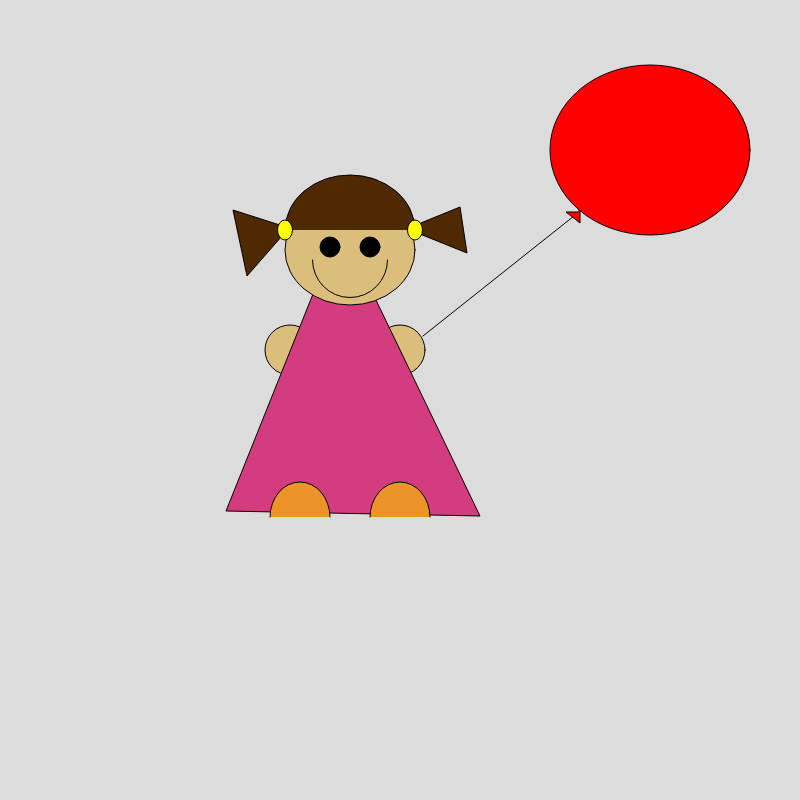
Frame 1 (no input)
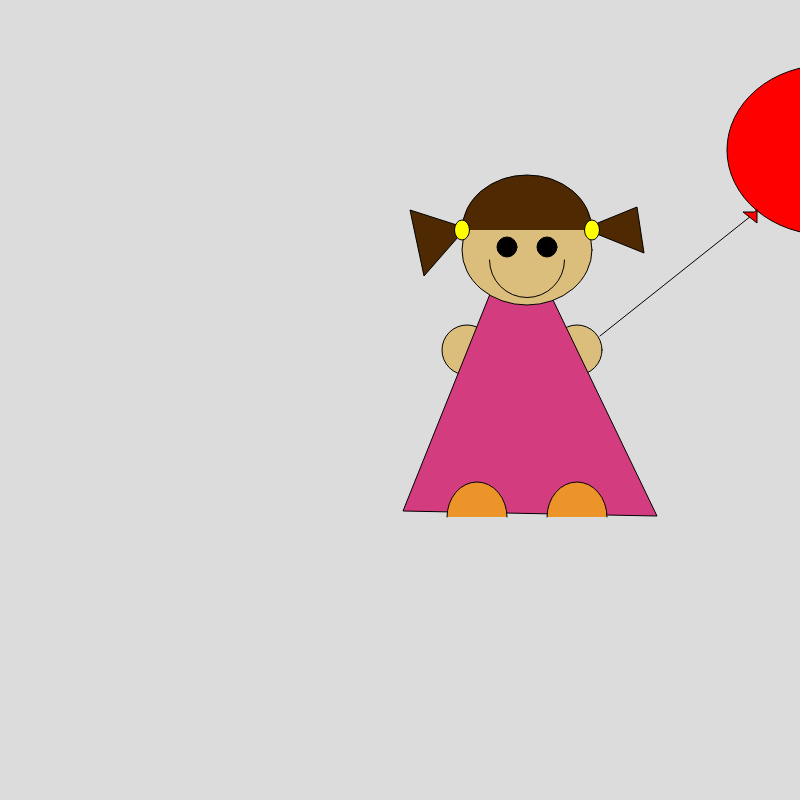
Frame 60 (no input)
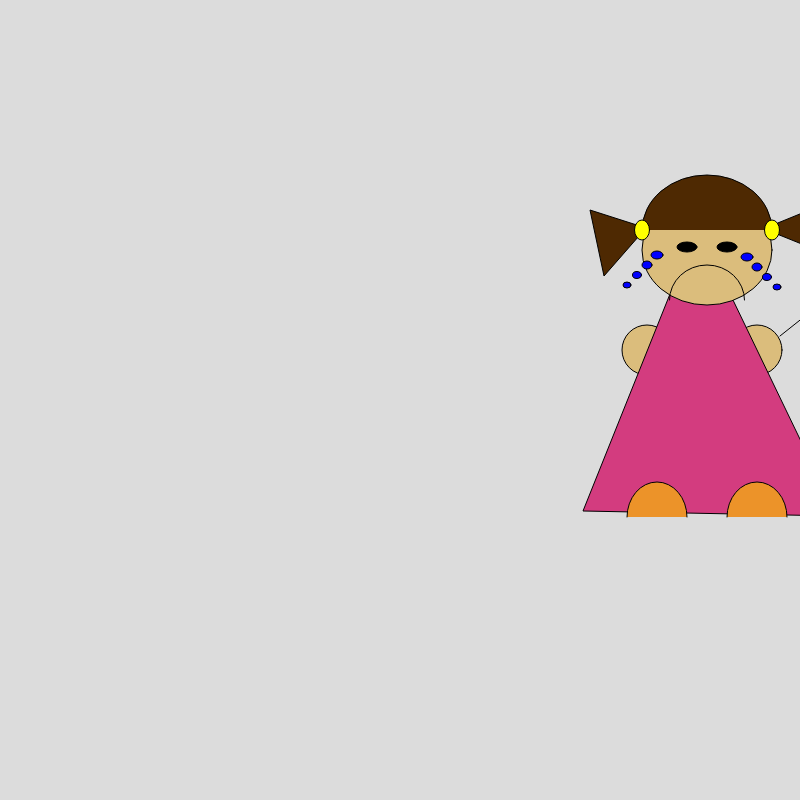
Frame 120 (the mouse pressed at the canvas centre since frame 60)

The p5.js sketch that drew these frames (run headless with seeded random() and noise() and a simulated clock; from frame 60 on, the mouse is pressed at the canvas centre):

// p5.js sketch
// ── sketch.js
// Reed Cavi's Rain Man

let x=0;

function setup() {
  createCanvas(800, 800);
}

function draw() {
  background(220);

  push();
translate(x,0);
  avatar();
  pop();
  x=x+3;
  if(x>width){
    x=-300;
  }

}

function avatar(){
  //hand
     fill(219, 189, 124);
     ellipse(290,350,50);
      fill(219, 189, 124);
     ellipse(400,350,50);

     line(423, 336,613, 185);
     fill('red');
     ellipse(650,150,200,170,50);
     quad(577,212,566,212,580,223,580,210);



     //body
     fill(211, 60, 127)
     quad(313,294,226,511,480,516,375,298);

      //foot
     fill(236, 147, 41)
      arc(400, 517, 60, 70, PI, 0);
      fill(236, 147, 41)
      arc(300, 517, 60, 70, PI, 0);


     //face


     fill(219, 189, 124);
     ellipse(350,250,130,110);

    if (mouseIsPressed) {
       fill('black');
     ellipse(330,247,20,10);
       fill('black');
     ellipse(370,247,20,10);
      fill('blue');
      ellipse(300,255,12,8);
      ellipse(290,265,10,8);
      ellipse(280,275,9,7);
      ellipse(270,285,8,6);
      ellipse(390,257,12,8);
      ellipse(400,267,10,8);
      ellipse(410,277,9,7);
      ellipse(420,287,8,6);


    } else {

     fill('black');
     ellipse(330,247,20,20);
       fill('black');
     ellipse(370,247,20,20);}

   if (mouseIsPressed) {
      noFill();
     arc(350, 300, 75, 70,PI,0);} else {

     noFill();
     arc(350, 260, 75, 75, 0,PI);}

     //hair
     fill(78, 41, 2)
      arc(350, 230, 130, 110, PI, 0);
     quad(286, 227,233, 210,247, 276,289, 228);
      quad(411,227,460,207,467,253,410,230);

      fill('yellow');
     ellipse(285,230,15,20);
     fill('yellow');
     ellipse(415,230,15,20);


}
